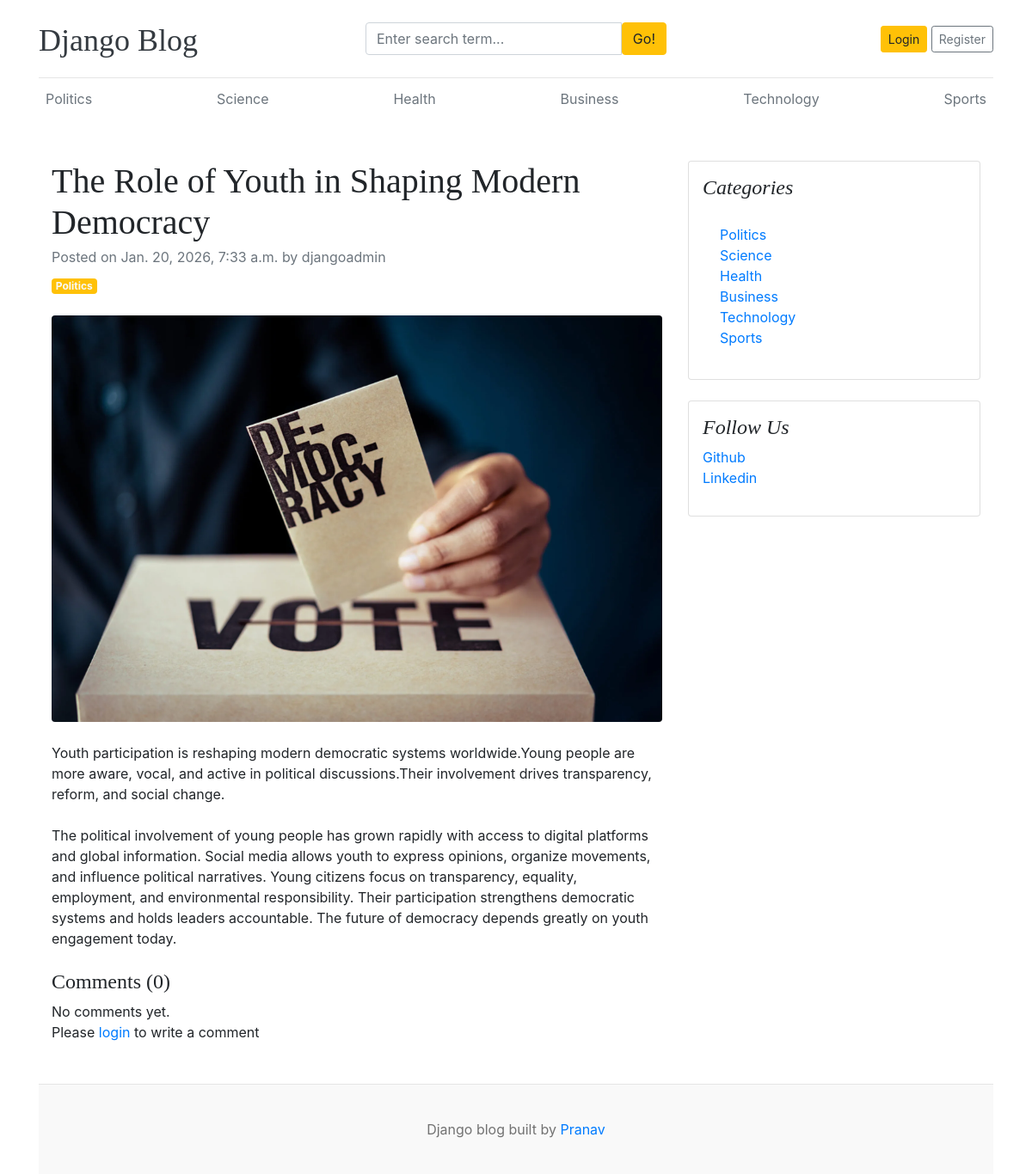
Page /blogs/the-role-of-youth-in-shaping-modern-democracy/ on the committed database.
### blogs/models.py (models this page shows, shortened)
class Category(models.Model):
    category_name = models.CharField(max_length=50, unique=True)
    created_at = models.DateTimeField(auto_now_add=True)
    updated_at = models.DateTimeField(auto_now=True)
    class Meta:
        verbose_name_plural = 'categories'
    def __str__(self):
        return self.category_name

class Blog(models.Model):
    title = models.CharField(max_length=100)
    slug = models.SlugField(max_length=150, unique=True, blank=True)
    category = models.ForeignKey(Category, on_delete=models.CASCADE)
    author = models.ForeignKey(User, on_delete=models.CASCADE)
    featured_image = models.ImageField(upload_to='uploads/%Y/%m/%d')
    short_description = models.TextField(max_length=500)
    blog_body = models.TextField(max_length=2000)
    status = models.CharField(max_length=20, choices=STATUS_CHOICES, default="Draft")
    is_featured = models.BooleanField(default=False)
    created_at = models.DateTimeField(auto_now_add=True)
    updated_at = models.DateTimeField(auto_now=True)

### assignments/models.py (models this page shows, shortened)
class SocialLink(models.Model):
    platform = models.CharField(max_length=25)
    link = models.URLField(max_length=100)
    created_at = models.DateTimeField(auto_now_add=True)
    updated_at = models.DateTimeField(auto_now=True)

### blogs/views.py (the view, shortened to what this page needs)
# urls.py: path('blogs/<slug:slug>/', BlogsView.blogs, name='blogs'),
def blogs(request, slug):
    single_blog = get_object_or_404(Blog, slug=slug, status='Published')
    comments = Comment.objects.filter(blog=single_blog)
    comment_count = comments.count()
    context = {
        'single_blog': single_blog,
        'comments': comments,
        'comment_count': comment_count
    }
    return render(request, 'blogs.html', context)

### blogs/context_processors.py (called while the page is built)
def get_categories(request):
    categories = Category.objects.all()
    return dict(categories=categories)

def get_social_links(request):
    social_links = SocialLink.objects.all()
    return dict(social_links=social_links)

### templates/blogs.html
{% extends "base.html" %}
{% block content %}
<div class="container mt-5">
    <div class="row">
        <div class="col-lg-8">
            <article>
                <header class="mb-4">
                    <h1 class="fw-bolder mb-1">{{single_blog.title}}</h1>
                    <div class="text-muted fst-italic mb-2">Posted on {{single_blog.created_at}} by {{single_blog.author}}</div>
                    <a class="badge bg-warning text-decoration-none text-light" href="#!">{{single_blog.category}}</a>
                </header>
                <figure class="mb-4"><img class="img-fluid rounded" src="{{single_blog.featured_image.url}}" alt="..." /></figure>
                <section class="mb-5">
                    <p class="fs-5 mb-4">{{single_blog.short_description}}</p>
                    <p class="fs-5 mb-4">{{single_blog.blog_body}}</p>
                    <h4>Comments ({{comment_count}})</h4>
                    {% if comments %}
                        {% for comment in comments %}
                            <div class="card mt-1">
                                <div class="card-body">
                                    <p class="card-text mb-0">{{comment}}</p>
                                    <span>
                                        <small>By {{comment.user}}</small>
                                        <small>| {{comment.created_at | timesince}} ago</small>
                                    </span>
                                </div>
                            </div>
                        {% endfor %}
                    {% else %}
                    No comments yet.
                    {% endif %}
                    <br>
                    <div class="form-group">
                        {% if user.is_authenticated %}
                        <form action="" method="POST">
                            {% csrf_token %}
                            <div class="form-group">
                                <textarea name="comment" class="form-control" placeholder="Write your comment"></textarea>
                                <input type="submit" value="submit" class="btn btn-primary mt-2">
                            </div>
                        </form>
                        {% else %}
                        <p>Please <span><a href="{% url 'login' %}">login</a></span> to write a comment</p>
                        {% endif %}
                    </div>
                </section>
            </article>
        </div>
        <div class="col-lg-4">
            <div class="card mb-4 p-3">
                <h4 class="font-italic">Categories</h4>
                <div class="card-body">
                    <div class="row">
                        <div class="col-sm-6">
                            <ul class="list-unstyled mb-0">
                                {% for cat in categories %}
                                <li><a href="{% url 'posts_by_category' cat.id %}">{{cat.category_name}}</a></li>
                                {% endfor %}
                            </ul>
                        </div>
                    </div>
                </div>
            </div>
            {% if social_links %}
            <div class="card mb-4 p-3">
                <h4 class="font-italic">Follow Us</h4>
                <ol class="list-unstyled">
                    {% for i in social_links %}
                    <li><a href="{{i.link}}" target="_blank">{{i.platform}}</a></li>
                    {% endfor %}
                </ol>
            </div>
            {% endif %}
        </div>
    </div>
</div>
{% endblock %}

### templates/base.html (shortened to what this page needs)
{% load static %}
<!DOCTYPE html>
<html lang="en">
<head>
    <link href="https://getbootstrap.com/docs/4.0/dist/css/bootstrap.min.css" rel="stylesheet">
    <link rel="stylesheet" href="https://cdnjs.cloudflare.com/ajax/libs/font-awesome/4.7.0/css/font-awesome.min.css">
    <link href="{% static "css/blog.css" %}" rel="stylesheet">
  </head>
<body>
    <div class="container">
      <header class="blog-header py-3">
        <div class="row flex-nowrap justify-content-between align-items-center">
          <div class="col-4 pt-1">
            <a class="blog-header-logo text-dark" href="/">Django Blog</a>
          </div>
          <div class="col-4">
            <form action="{% url 'search' %}" method="GET">
              <div class="input-group">
                  <input class="form-control" type="text" name="keyword" placeholder="Enter search term..." aria-label="Enter search term..." aria-describedby="button-search" />
                  <button type="submit" class="btn btn-warning" id="button-search" type="button">Go!</button>
              </div>
            </form>
          </div>
          <div class="col-4 d-flex justify-content-end align-items-center">
            {% if not user.is_authenticated %}
            <a class="btn btn-sm btn-warning" href="{% url 'login' %}">Login</a> &nbsp;
            <a class="btn btn-sm btn-outline-secondary" href="{% url 'register' %}">Register</a>
            {% else %}
            <span><a href="{% url 'dashboard' %}">Dashboard</a></span>
            &emsp;
            <span><a href="{% url 'logout' %}" class="btn btn-danger">Logout</a></span>
            {% endif %}
          </div>
        </div>
      </header>
      <div class="nav-scroller py-1 mb-2">
        <nav class="nav d-flex justify-content-between">
          {% for cat in categories %}
          <a class="p-2 text-muted" href="{% url 'posts_by_category' cat.id %}">{{ cat.category_name }}</a>
          {% endfor %}
        </nav>
      </div>
{% block content %}
{% endblock %}
<footer class="blog-footer">
  <p>Django blog built by <a href="#">Pranav</a></p>
</footer>
</body>
</html>

### blog_main/static/css/blog.css (style rules this page uses)
.blog-header { border-bottom: 1px solid #e5e5e5; }
.blog-header-logo { font-family: "Playfair Display", Georgia, "Times New Roman", serif; font-size: 2.25rem; }
h1, h2, h3, h4, h5, h6 { font-family: "Playfair Display", Georgia, "Times New Roman", serif; }
.blog-footer { padding: 2.5rem 0; color: #727272; text-align: center; background-color: #f9f9f9; border-top: .05rem solid #e5e5e5; }
.blog-footer p:last-child { margin-bottom: 0; }

### rows in the picture
Category: category_name "Politics"
Category: category_name "Science"
Category: category_name "Health"
Category: category_name "Business"
Category: category_name "Technology"
Category: category_name "Sports"
Blog: title "The Role of Youth in Shaping Modern Democracy", created_at "Jan. 20, 2026, 7:33 a.m.", author "djangoadmin", category "Politics", featured_image (picture), short_description "Youth participation is reshaping modern democratic systems worldwide.Young people are more aware, vocal, and active in political discussions.Their involvement drives transparency, reform, and social change.", blog_body "The political involvement of young people has grown rapidly with access to digital platforms and global information. Social media allows youth to express opinions, organize movements, and influence political narratives. Young citizens focus on transparency, equality, employment, and environmental responsibility. Their participation strengthens democratic systems and holds leaders accountable. The future of democracy depends greatly on youth engagement today."
SocialLink: platform "Github"
SocialLink: platform "Linkedin"

### other values in the picture
{{ comment_count }} "0"
